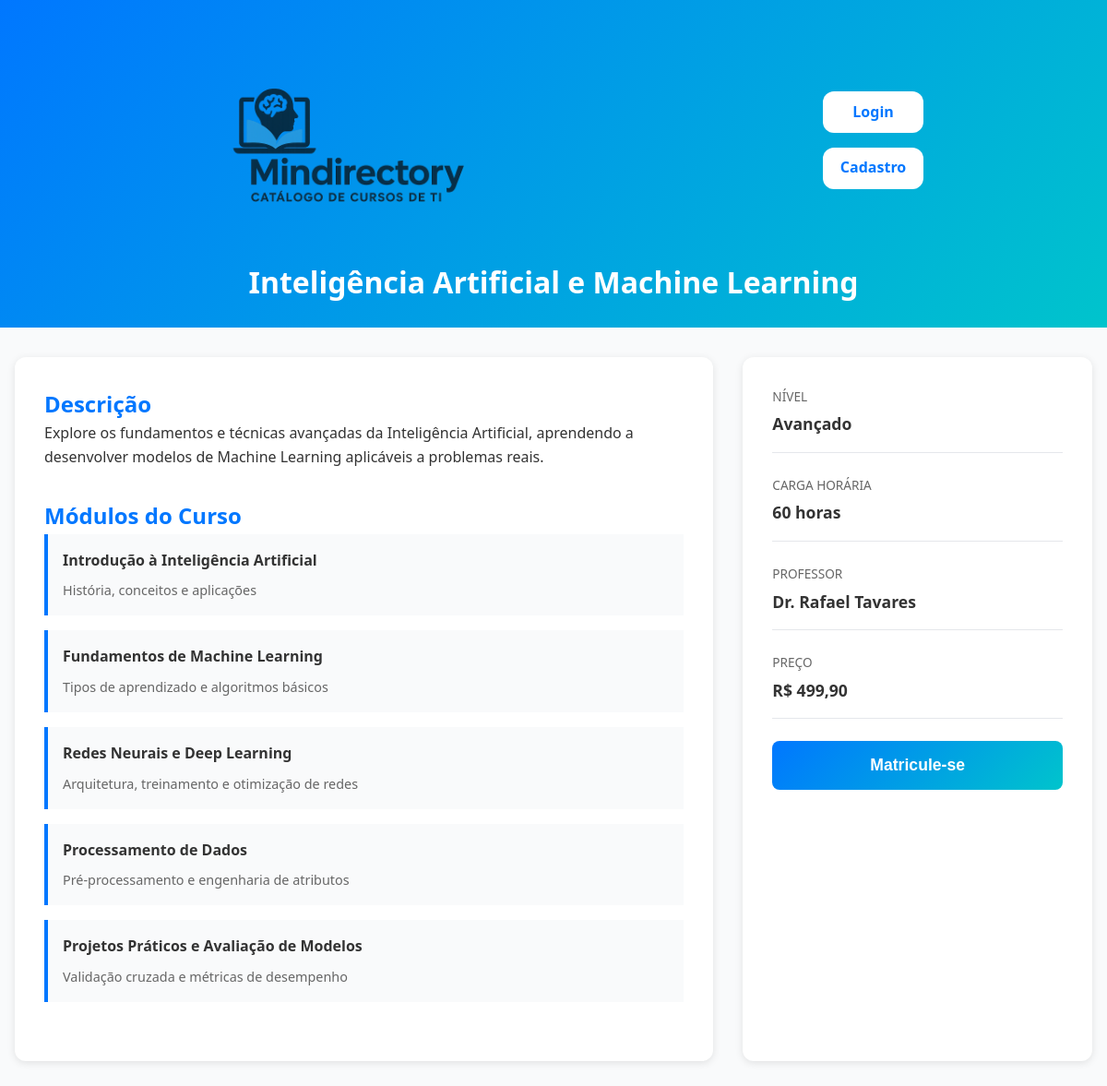
The app's page /5/ with its own data.
### cursos/models.py (models this page shows, shortened)
class Curso(models.Model):
    nome = models.CharField(max_length=100)
    descricao = models.TextField()
    imagem = models.ImageField(upload_to='cursos/', blank=True, null=True)
    duracao = models.CharField(max_length=50, blank=True)
    nivel = models.CharField(max_length=50, blank=True)
    professor = models.CharField(max_length=50, blank=True)
    preco = models.DecimalField(max_digits=8, decimal_places=2, default=0.00)
    modulos = models.JSONField(default=list, blank=True)

### cursos/views.py (the view)
# urls.py: path('<int:id>/', views.pagina_cursos, name='pagina_cursos'),
def pagina_cursos(request, id):
    curso = get_object_or_404(Curso, id=id)
    return render(request, 'cursos/pagina_cursos.html', {'curso': curso})

### cursos/templates/cursos/pagina_cursos.html (shortened to what this page needs)
{% load static %}
<!DOCTYPE html>
<html lang="pt-BR">
<head>
    <link rel="stylesheet" href="{% static 'cursos/css/style-pagina-cursos.css' %}">
    <link rel="stylesheet" href="{% static 'cursos/css/style.css' %}">
</head>
<body>
    <header>
        <div class="container-header">
            <div class="logo-area">
                <a href="/"><img src="../../../media/default/logo.png" alt="Logo Mindirectory" class="logo"></a>
            </div>
                        <nav class="nav-links">
                {% if user.is_authenticated %}
                    <a href="/usuario" class="btn-nav">Minha Conta</a>
                    <a href="/logout" class="btn-nav destaque">Sair</a>
                {% else %}
                    <a href="/login" class="btn-nav destaque">Login</a>
                    <a href="/cadastro" class="btn-nav destaque">Cadastro</a>
                {% endif %}
            </nav>
        </div>
        <h1>{{ curso.nome }}</h1>
    </header>
    <div class="pagina-curso">
        <div class="lado-esquerdo">
            <div class="sobre-curso">
                <h2>Descrição</h2>
                <p>{{ curso.descricao }}</p>
            </div>
            <div class="lista-modulos">
                <h2>Módulos do Curso</h2>
                {% for modulo in curso.modulos %}
                    <div class="modulo">
                        <h3>{{ modulo.titulo }}</h3>
                        <p>{{ modulo.subtitulo }}</p>
                    </div>
                {% empty %}
                    <p>Nenhum módulo cadastrado.</p>
                {% endfor %}
            </div>
        </div>
        <aside class="lado-direito">
            <div class="detalhes">
                <span>Nível</span>
                <strong>{{ curso.nivel }}</strong>
            </div>
            <div class="detalhes">
                <span>Carga Horária</span>
                <strong>{{ curso.duracao }}</strong>
            </div>
            <div class="detalhes">
                <span>Professor</span>
                <strong>{{ curso.professor }}</strong>
            </div>
            <div class="detalhes">
                <span>Preço</span>
                <strong>R$ {{ curso.preco }}</strong>
            </div>
            <button class="botao-matricula">Matricule-se</button>
        </aside>
    </div>
</body>
</html>

### cursos/static/cursos/css/style-pagina-cursos.css (style rules this page uses)
body { font-family: 'Segoe UI', sans-serif; background-color: #f9fafb; color: #333; margin: 0; padding: 0; }
header { background: linear-gradient(135deg, #0077ff, #00c4cc); color: white; text-align: center; padding: 2rem 1rem; }
.pagina-curso { max-width: 1200px; margin: 2rem auto; padding: 0 1rem; display: grid; grid-template-columns: 2fr 1fr; gap: 2rem; }
.lado-esquerdo, .lado-direito { background: white; border-radius: 12px; box-shadow: 0 2px 8px rgba(0,0,0,0.1); padding: 2rem; }
.sobre-curso, .lista-modulos { margin-bottom: 2rem; }
h2 { color: #0077ff; margin-top: 0; }
.modulo { background: #f9fafb; padding: 1rem; margin-bottom: 1rem; border-left: 4px solid #0077ff; }
.modulo h3 { margin: 0 0 0.5rem 0; font-size: 1rem; }
.modulo p { margin: 0; color: #666; font-size: 0.9rem; }
.detalhes { margin-bottom: 1.5rem; padding-bottom: 1rem; border-bottom: 1px solid #e5e7eb; }
.detalhes span { display: block; font-size: 0.85rem; color: #666; text-transform: uppercase; margin-bottom: 0.3rem; }
.detalhes strong { font-size: 1.1rem; color: #333; }
.botao-matricula { width: 100%; background: linear-gradient(135deg, #0077ff, #00c4cc); color: white; border: none; padding: 1rem; border-radius: 8px; font-size: 1.1rem; font-weight: bold; cursor: pointer; }

### cursos/static/cursos/css/style.css (style rules this page uses)
:root { --cor-primaria: #0077ff; --cor-secundaria: #00c4cc; --cor-fundo: #f9fafb; --cor-texto: #333; --cor-branca: #fff; --sombra-card: 0 4px 10px rgba(0,0,0,0.08); --radius: 12px; }
* { box-sizing: border-box; margin: 0; padding: 0; }
body { font-family: 'Segoe UI', sans-serif; background-color: var(--cor-fundo); color: var(--cor-texto); line-height: 1.6; }
header { background: linear-gradient(135deg, var(--cor-primaria), var(--cor-secundaria)); color: var(--cor-branca); padding: 1.5rem 2rem; }
.container-header { display: flex; align-items: center; flex-direction: row; justify-content: space-around; }
.logo-area { display: flex; flex-direction: column; align-items: center; }
.logo { height: 240px; width: auto; margin-bottom: 0.5rem; }
.nav-links { display: flex; flex-direction: column; gap: 1rem; }
.btn-nav { color: var(--cor-branca); text-decoration: none; padding: 0.6rem 1.2rem; border-radius: var(--radius); background: rgba(255, 255, 255, 0.15); transition: background 0.3s ease, transform 0.2s ease; }
.btn-nav.destaque { background: var(--cor-branca); color: var(--cor-primaria); font-weight: bold; }

### records on screen
Curso: nome "Inteligência Artificial e Machine Learning", descricao "Explore os fundamentos e técnicas avançadas da Inteligência Artificial, aprendendo a desenvolver modelos de Machine Learning aplicáveis a problemas reais.", nivel "Avançado", duracao "60 horas", professor "Dr. Rafael Tavares", preco "499,90"

### other values on screen
{{ modulo.titulo }} "Introdução à Inteligência Artificial" "Fundamentos de Machine Learning" "Redes Neurais e Deep Learning" "Processamento de Dados" "Projetos Práticos e Avaliação de Modelos"
{{ modulo.subtitulo }} "História, conceitos e aplicações" "Tipos de aprendizado e algoritmos básicos" "Arquitetura, treinamento e otimização de redes" "Pré-processamento e engenharia de atributos" "Validação cruzada e métricas de desempenho"
